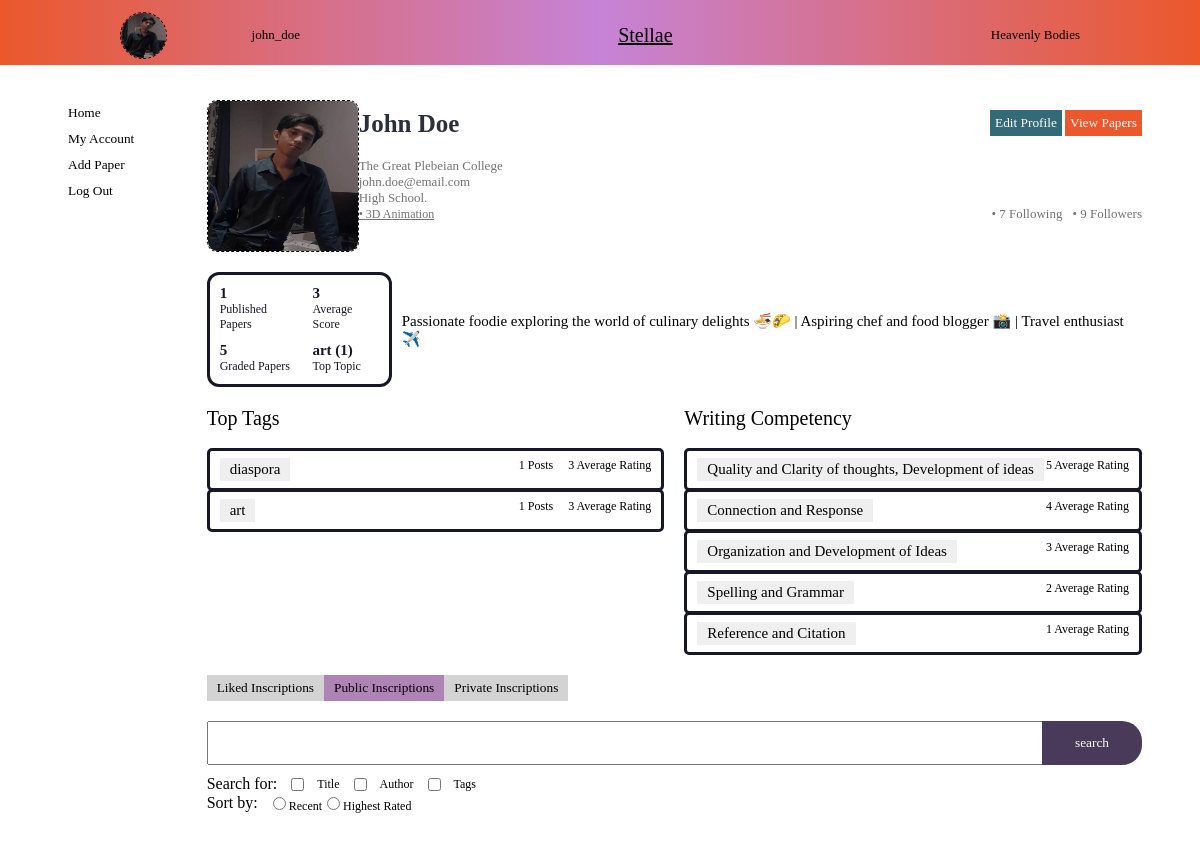
The page /profile/account_view.php?UserId=1 (signed in) on the database as committed earlier.
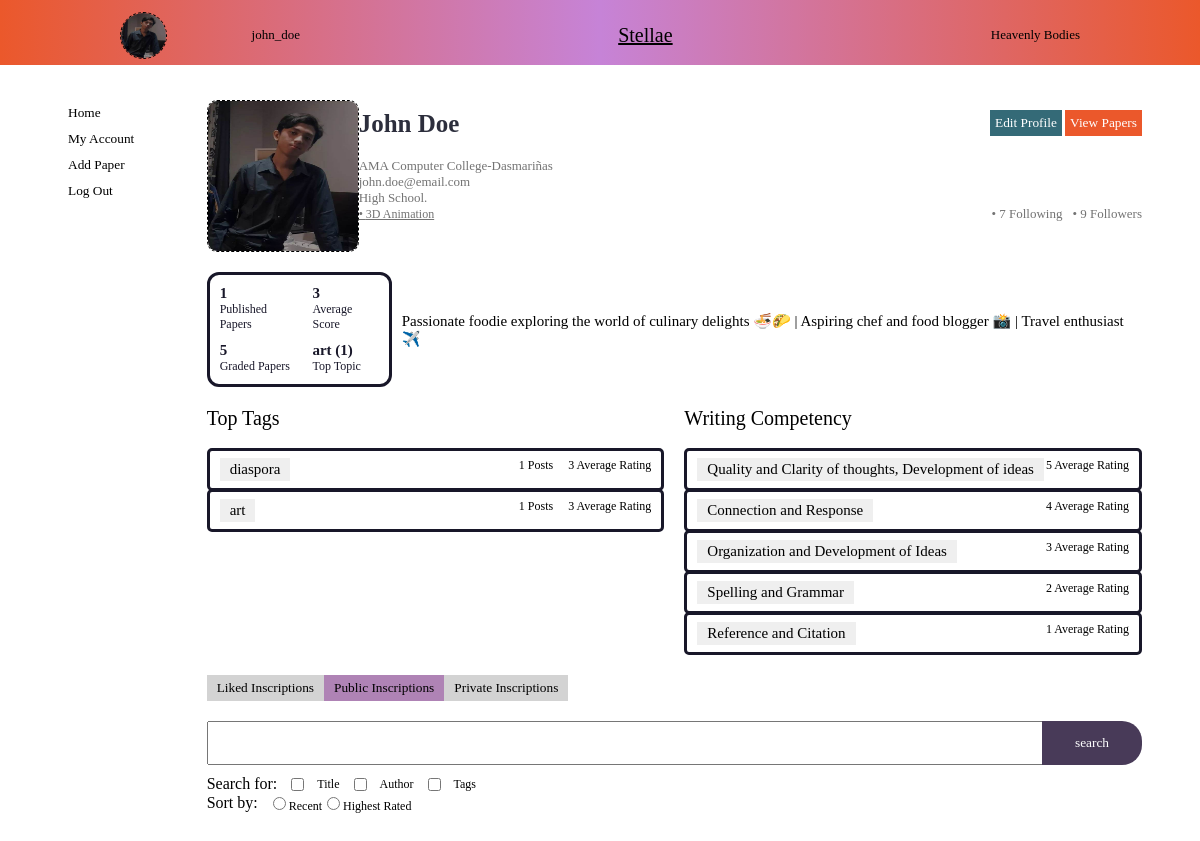
The same page on the database as committed later.
### tables this page shows
CREATE TABLE `school_options` (
  `school_id` int(11) NOT NULL,
  `school_name` varchar(256) NOT NULL
);

### profile/account_view.php (the view, shortened to what the changed rows need)
<?php
	$host = 'localhost';
	$username = 'Romand';
	$password = 'Romand';
	$database = 'stellae';
	$conn = mysqli_connect($host, $username, $password, $database);
	$userId = $_GET['UserId'];
?>
<!DOCTYPE html>
<html>
<head>
	<link rel="stylesheet" type="text/css" href="account_page.css">
	<link rel="stylesheet" type="text/css" href="modal_update.css">
</head>
<body>
	<div class="whole_user_with_main_connection">
		<div class="account_details">
			<div class="our_user">
				<div class="user_details">
					<div class="div_for_user_details">
						<p>
							<?php
								$schoolQuery = "SELECT school_options.school_name
								FROM users
								JOIN school_options ON users.school_id = school_options.school_id
								WHERE users.user_id = $userId;";
								$school = mysqli_query($conn, $schoolQuery);
								if ($school) {
									while ($row = mysqli_fetch_assoc($school)) {
										$schoolName = $row['school_name'];
										echo '<p class="username">' . htmlspecialchars($schoolName) . '</p>';
									}
								} else {
									echo 'Query failed: ' . mysqli_error($conn);
								}
							?>
						</p>
					</div>
				</div>
			</div>
		</div>
</body>
</html>

Rows that differ between the two databases and show on the page:
changed school_options: school_name "The Great Plebeian College" → "AMA Computer College-Dasmariñas"
